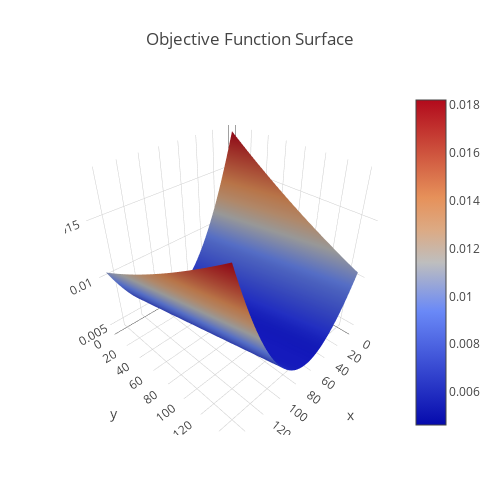

Here is the notebook cell this chart was saved with:
### Code cell
'''Plot the objective function around the minimum'''
#!pip install plotly

(x_vec, y_vec, z_mtrx) = objective_function_data

import plotly
import plotly.graph_objs as go

plotly.offline.init_notebook_mode(connected=True)

data = [ go.Surface(z=z_mtrx) ]
layout = go.Layout(
        title='Objective Function Surface',
        autosize=False,
        width=500,
        height=500,
        margin=dict(
            l=65,
            r=50,
            b=65,
            t=90
        )
    )

plotly.offline.iplot({
    "data": data,
    "layout": layout
})

### Figure 1 — Plotly figure (JSON) as saved in the notebook; plotly's stock layout.template omitted (floating-point values rounded to 4 significant figures; data arrays with more than 128 entries replaced by an {"elided": "..."} marker saying what was removed)
{"data": [{"type": "surface", "uid": "fb787020-fd56-4937-ba5b-ebba939e392a", "z": {"elided": "150x150 float values"}}], "layout": {"autosize": false, "height": 500, "margin": {"b": 65, "l": 65, "r": 50, "t": 90}, "title": {"text": "Objective Function Surface"}, "width": 500}}
